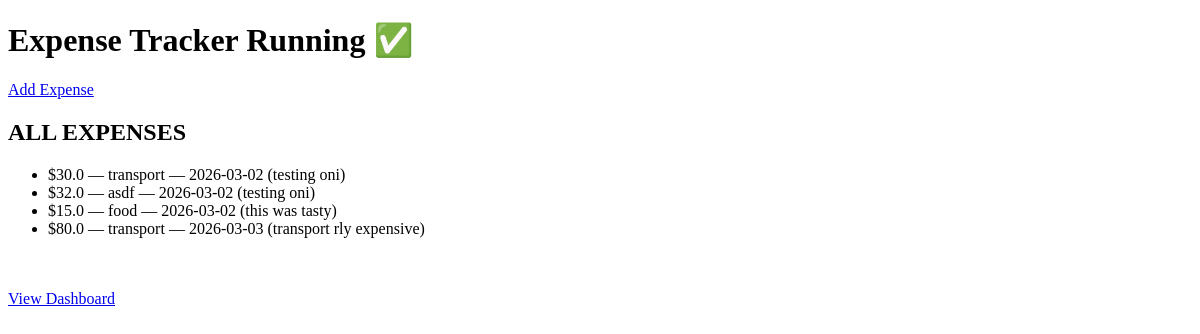
Before: / with the older database file.
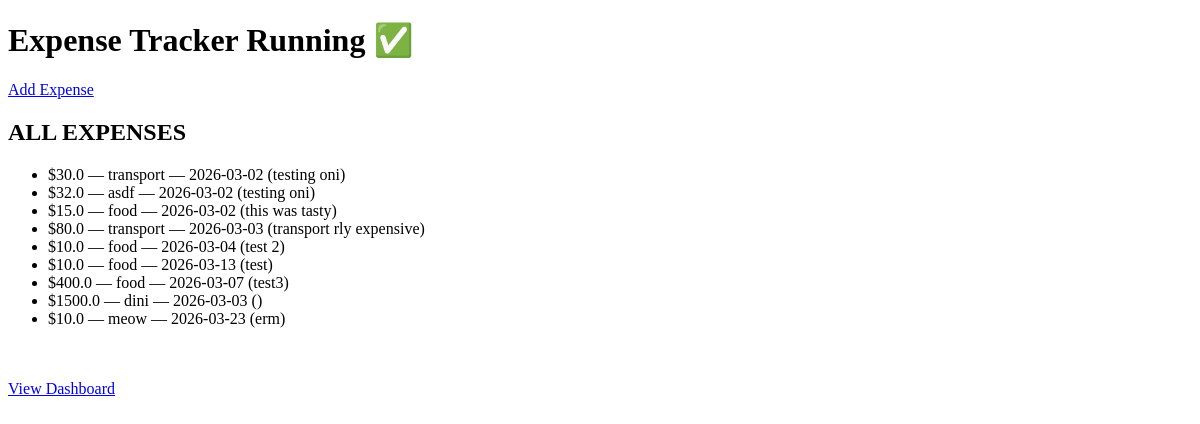
After: the same page with the newer database file.
### tables this page shows
CREATE TABLE expenses (
            id INTEGER PRIMARY KEY AUTOINCREMENT,
            amount REAL,
            category TEXT,
            date TEXT,
            note TEXT
        );

### app.py (the view)
@app.route("/")
def home():
    conn = get_db_connection()
    expenses = conn.execute("SELECT * FROM expenses").fetchall()
    conn.close()
    return render_template("index.html",expenses=expenses)

### app.py (called while the page is built)
def get_db_connection():
    conn = sqlite3.connect("database.db")
    conn.row_factory = sqlite3.Row
    return conn

### templates/index.html (shortened to what this page needs)
<!DOCTYPE html>
<html>
<head>
</head>
<body>
    <h1>Expense Tracker Running ✅</h1>
    <a href="/add">Add Expense</a>
    <h2>ALL EXPENSES</h2>
    <ul>
    {% for expense in expenses %}
    <li>
        ${{ expense["amount"] }} —
        {{ expense["category"] }} —
        {{ expense["date"] }}
        ({{ expense["note"] }})
    </li>
    {% endfor %}
    </ul>
    <br><br>
    <a href="/dashboard">View Dashboard</a>
</body>
</html>

Changed rows visible on the page:
added expenses: amount "10.0", category "food", date "2026-03-04", note "test 2"
added expenses: amount "10.0", category "food", date "2026-03-13", note "test"
added expenses: amount "400.0", category "food", date "2026-03-07", note "test3"
added expenses: amount "1500.0", category "dini", date "2026-03-03"
added expenses: amount "10.0", category "meow", date "2026-03-23", note "erm"
